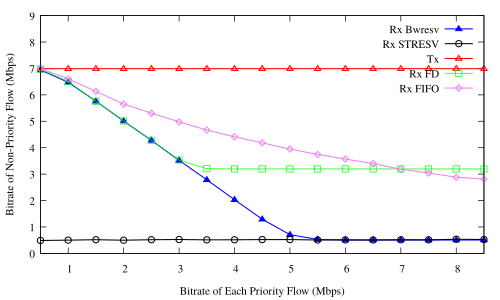

The gnuplot source for this figure:
#! xgp flow_pps.dat
# Created the Fri Dec  8 02:30:12 CET 2017 with:
#   ____________________________
#  /                            \
# /        xgp        __________/
# \__________________/.:nonsns:.
#
 
#-------------------------------------
# SHAPES:
# (c)ircle  (t)riangle (i)nv.tri.
#           (d)iamond  (s)quare
# FILLING:
# (f)illed  (o)paque  (e)mpty (default)
#-------------------------------------
   s=4  ; es=s  ; fs=s+1 ; os=s+66
   c=6  ; ec=c  ; fc=c+1 ; oc=os+1
   t=8  ; et=t  ; ft=t+1 ; ot=oc+1
   i=10 ; ei=i  ; fi=i+1 ; oi=ot+1
   d=12 ; ed=d  ; fd=d+1 ; od=oi+1
   p=14 ; ep=p  ; fp=p+1 ; op=od+1
#-------------------------------------
#  e.g.:  
#  empty circles vs filled squares
#  plot "file" u 1:3 w p pt ec, 
#           "" u 1:4 w lp pt fs
#-------------------------------------

#Happy gnuplotting
#ty=ARG1
set out "rx_new_1.pdf"
#set out "rx_detnet.pdf"
#set out "rx_fifo.pdf"
set term pdf font "Times,12"
#set terminal X11 enhanced font "courier 10 pitch, 16" size 1300,1000

set pointsize 0.75

set key top right
#set ylabel "Per flow rate [pps]"
#set title "Priority Bandwidth reservation Output (21Mbps Input link and 10Mbps Output link)\nPriority Bandwidth Sharing\n10 Detnet Flows and 2 Other heavy flows\nExplicit Bandwidth Reservation for Detnet Flows (Flows send their bandwidth requirement)\n and the remaining availble bandwidth is fairly shared by other flows."
#set title "Fifo Queue Output (21Mbps Input link and 10Mbps Output link)\n10 Detnet Flows and 2 Other heavy flows"

set xlabel "Bitrate of Each Priority Flow (Mbps)"
set xtics 1


#set ytics 0.1
#set boxwidth 0.5
#set style fill solid
#set ytics nomirror
#set y2tics
#set yrange [0:5]
#set y2range [0:6000]

set ylabel "Bitrate of Non-Priority Flow (Mbps)"

#set y2label "Flow Weight"
#set format y "%.t^.10^%T"
#set ytics 200000
#set yran [1e3:]
#min(a,b)=a<b?a:b
#stats 	'flow_pps.dat'	every ::1 using 1 nooutput
#total=int(STATS_sum)
#print("Total Throughput")
#print(total)
#f(x)=total


set yrange [0:9]
#set ytics nomirror
#set y2range [0:0.1]
#set y2label "Average End-to-End Latency (Secs)\nof Received Packets"
#set y2tics 0.01
set ytics 1
set xrange [0.5:8.5]

#t = 3000.0 / 1024
#set arrow 1 from 0,5 to 10,5 nohead dt "-"

#set label "(DetnetFlow)" at 0.8,-0.8
#set label "(DetnetFlow)" at 1.6,-0.8
#set label "(DetnetFlow)" at 2.6,-0.8

#set arrow 2 from 4.5,3 to 4.5,3.5
#set label "Bw Reservation\nPer Detnet flow" at 4,4



plot \
'<cat rx_bwresv_flow_1.dat'	u ($2)/1000:($6)/1000 t 'Rx Bwresv' axes x1y1 with linespoints lw 1.5 pt ft lc rgb "blue",\
'<cat rx_stresv_flow_1.dat'	u ($2)/1000:($6)/1000 t 'Rx STRESV' axes x1y1 with linespoints lw 1.5 pt ec lc rgb "black",\
'<cat tx_bwresv_flow_1.dat'	u ($2)/1000:($6)/1000 t 'Tx' axes x1y1 with linespoints lw 1.5 pt et lc rgb "red",\
'<cat rx_fd_flow_1.dat'		u ($2)/1000:($6)/1000 t 'Rx FD' axes x1y1 with linespoints lw 1 pt es lc rgb "green",\
'<cat rx_ared_flow_1.dat'	u ($2)/1000:($6)/1000 t 'Rx ARED' axes x1y1 with linespoints lw 1.5 pt ed lc rgb "violet"
'<cat rx_fifo_flow_1.dat'	u ($2)/1000:($6)/1000 t 'Rx FIFO' axes x1y1 with linespoints lw 1.5 pt ed lc rgb "violet"




#'<cat rx_bwresv_full_sort.dat'	u ($0+1):($4)/1000 t 'Rx Bwresv' axes x1y1 with linespoints lw 2 lc rgb "blue" pt ec ps 1,\
#'<cat rx_stresv_full_sort.dat'	u ($0+1):($4)/1000 t 'Rx STRESV' axes x1y1 with linespoints lw 1.5 pt et lc rgb "blue",\
#'<cat tx_bwresv_full_sort.dat'	u ($0+1):($4)/1000 t 'Tx' axes x1y1 with linespoints lw 2 lc rgb "blue" pt fs,\
#'<cat rx_bwresv_low_sort.dat'	u ($0+1):($4)/1000 t 'Rx Bwresv' axes x1y1 with linespoints lw 2 lc rgb "black" pt ec ps 1,\
#'<cat rx_stresv_low_sort.dat'	u ($0+1):($4)/1000 t 'Rx STRESV' axes x1y1 with linespoints lw 1.5 pt et lc rgb "black",\
#'<cat tx_bwresv_low_sort.dat'	u ($0+1):($4)/1000 t 'Tx' axes x1y1 with linespoints lw 2 lc rgb "black" pt fs

#'<cat rx_bwresv_mid_sort.dat'	u ($0+1):($4)/1000 t 'Rx Bwresv' axes x1y1 with linespoints lw 2 lc rgb "red" pt ec ps 1,\
#'<cat rx_stresv_mid_sort.dat'	u ($0+1):($4)/1000 t 'Rx STRESV' axes x1y1 with linespoints lw 1.5 pt et lc rgb "red",\
#'<cat tx_bwresv_mid_sort.dat'	u ($0+1):($4)/1000 t 'Tx' axes x1y1 with linespoints lw 2 lc rgb "red" pt fs,\
#'<cat rx_bwresv_low_sort.dat'	u ($0+1):($4)/1000 t 'Rx Bwresv' axes x1y1 with linespoints lw 2 lc rgb "black" pt ec ps 1,\
#'<cat rx_stresv_low_sort.dat'	u ($0+1):($4)/1000 t 'Rx STRESV' axes x1y1 with linespoints lw 1.5 pt et lc rgb "black",\
#'<cat tx_bwresv_low_sort.dat'	u ($0+1):($4)/1000 t 'Tx' axes x1y1 with linespoints lw 2 lc rgb "black" pt fs

#'< cat delay_bwresv_full.dat | head -n6'    u ($2):($4)  t 'Delay BwResv'  axes x1y2 with lp lw 2 lc rgb "blue" pt ec,\
#'< cat delay_stresv_full.dat | head -n6'    u ($2):($4)  t 'Delay StResv'  axes x1y2 with lp lw 1.5 lc rgb "black" pt ei


#'<cat rx_ared_10.dat'	u ($2):($4)/1000 t 'Rx ARED' axes x1y1 with linespoints lw 2,\
#'<cat rx_codel_10.dat'	u ($2):($4)/1000 t 'Rx CODEL' axes x1y1 with linespoints lw 2,\

#'< cat rx.dat | tail -n 19'    u ($0+1):($2)/1000     notitle axes x1y1 with steps lc rgb "green" lw 2,\
#'< cat rx.dat | tail -n 19'    u ($0+1):($5+50)/1000  notitle     axes x1y1 with steps lc rgb "brown" lw 2,\
#'< cat rx.dat | tail -n 19'    u ($0+1):($8)/1000     notitle  axes x1y1 with steps lc rgb "black" lw 2,\
#'< cat rx.dat | tail -n 19'    u ($0+1):($11)/1000    notitle   axes x1y1 with steps lc rgb "red" lw 2,\
#'< cat rx.dat | tail -n 19'    u ($0+1):($14)/1000    notitle   axes x1y1 with steps lc rgb "blue" lw 2,\
#'< cat rx.dat | tail -n 19'    u ($0+1):($17)/1000    notitle    axes x1y1 with steps lc rgb "orange" lw 2,\
#'< cat rx.dat | tail -n 19'    u ($0+1):($2)/1000      t 'Rx Other-1'    axes x1y1 with points lc rgb "green" lw 2,\
#'< cat rx.dat | tail -n 19'    u ($0+1):($5+50)/1000      t 'Rx Other-2'    axes x1y1 with points lc rgb "brown" lw 2,\
#'< cat rx.dat | tail -n 19'    u ($0+1):($8)/1000      t 'Rx Detnet-1'   axes x1y1 with points lc rgb "black" lw 2,\
#'< cat rx.dat | tail -n 19'    u ($0+1):($11)/1000      t 'Rx Detnet-2'  axes x1y1 with points lc rgb "red" lw 2,\
#'< cat rx.dat | tail -n 19'    u ($0+1):($14)/1000      t 'Rx Detnet-3'  axes x1y1 with points lc rgb "blue" lw 2,\
#'< cat rx.dat | tail -n 19'    u ($0+1):($17)/1000      t 'Rx Total'  axes x1y1 with points lc rgb "orange" lw 2

#'< cat rx.dat | tail -n 19'    u ($0+1):($2)/1000      t 'Rx Other-1'    axes x1y1 with lp ls 3 lc rgb "green" lw 2,\
#'< cat rx.dat | tail -n 19'    u ($0+1):($5+50)/1000      t 'Rx Other-2'    axes x1y1 with lp lc rgb "brown" lw 2,\
#'< cat rx.dat | tail -n 19'    u ($0+1):($8)/1000      t 'Rx Detnet-1'   axes x1y1 with lp lc rgb "black" lw 2,\
#'< cat rx.dat | tail -n 19'    u ($0+1):($11)/1000      t 'Rx Detnet-2'  axes x1y1 with lp lc rgb "red" lw 2,\
#'< cat rx.dat | tail -n 19'    u ($0+1):($14)/1000      t 'Rx Detnet-3'  axes x1y1 with lp lc rgb "blue" lw 2,\
#'< cat rx.dat | tail -n 19'    u ($0+1):($17)/1000      t 'Rx Total'  axes x1y1 with lp lc rgb "orange" lw 2

#'< cat rx.dat | tail -n 19'    u ($0+1):($2)/1000      t 'Rx Other-1'    axes x1y1 with lp ls 3 lc rgb "green" lw 2,\
#'< cat rx.dat | tail -n 19'    u ($0+1):($8+10)/1000      t 'Rx Other-2'    axes x1y1 with lp lc rgb "orange" lw 2,\
#'< cat rx.dat | tail -n 19'    u ($0+1):($5)/1000      t 'Rx Detnet-1'   axes x1y1 with lp lc rgb "black" lw 2,\
#'< cat rx.dat | tail -n 19'    u ($0+1):($11)/1000      t 'Rx Detnet-2'  axes x1y1 with lp lc rgb "black" lw 2,\
#'< cat rx.dat | tail -n 19'    u ($0+1):($14)/1000      t 'Rx Detnet-3'  axes x1y1 with lp lc rgb "black" lw 2,\
#'< cat rx.dat | tail -n 19'    u ($0+1):($17)/1000      t 'Rx Detnet-4'  axes x1y1 with lp lc rgb "black" lw 2,\
#'< cat rx.dat | tail -n 19'    u ($0+1):($20)/1000      t 'Rx Detnet-5'  axes x1y1 with lp lc rgb "black" lw 2,\
#'< cat rx.dat | tail -n 19'    u ($0+1):($23)/1000      t 'Rx Detnet-6'  axes x1y1 with lp lc rgb "black" lw 2,\
#'< cat rx.dat | tail -n 19'    u ($0+1):($26)/1000      t 'Rx Detnet-7'  axes x1y1 with lp lc rgb "black" lw 2,\
#'< cat rx.dat | tail -n 19'    u ($0+1):($29)/1000      t 'Rx Detnet-8'  axes x1y1 with lp lc rgb "black" lw 2,\
#'< cat rx.dat | tail -n 19'    u ($0+1):($32)/1000      t 'Rx Detnet-9'  axes x1y1 with lp lc rgb "black" lw 2,\
#'< cat rx.dat | tail -n 19'    u ($0+1):($35)/1000      t 'Rx Detnet-10' axes x1y1 with lp lc rgb "black" lw 2,\
#'< cat rx.dat | tail -n 19'    u ($0+1):($38)/1000      t 'Rx Total'  axes x1y1 with lp lc rgb "red" lw 2	 
#pause 0.5
#reread

#plot \
#'< cat exp_10flows_rx.dat'    u ($0+1)*10:($2)      t 'Rx Detnet-1'  axes x1y1 with #lp pt 4 lc rgb "blue",\
#'< cat exp_10flows_rx.dat'    u ($0+1)*10:($5)      t 'Rx Detnet-2'  axes x1y1 with line  #lp pt 7 lc rgb "blue",\
#'< cat exp_10flows_rx.dat'    u ($0+1)*10:($8)      t 'Rx Detnet-3'  axes x1y1 with lp pt 8 lc rgb "red",\
#'< cat exp_10flows_rx.dat'    u ($0+1)*10:($11)      t 'Rx Detnet-4'  axes x1y1 with lp pt 11 lc rgb "red"
#'< sort -rnk1 /home/vk/FAIRDROP_BW_MASTER/NETWORKING_FAIRDROP_BW_1.0/plots/flow_pps.dat'	u ($0+1):($1/1000000)   	t 'Networking Alpha-1.0'  axes x1y1 with lp pt 4 lc rgb "black",	\
#'< sort -rnk1 /home/vk/FAIRDROP_BW_MASTER/ACT_FAIRDROP_BW_1.0/plots/flow_pps.dat'    u ($0+1):($1/1000000)      t 'Act Alpha-1.0'  axes x1y1 with lp pt 4 lc rgb "blue",    \
#'< sort -rnk1 /home/vk/FAIRDROP_BW_MASTER/NETWORKING_FAIRDROP_BW_0.4/plots/flow_pps.dat'    u ($0+1):($1/1000000)       t 'Networking Alpha-0.4'  axes x1y1 with lp pt 6 lc rgb "black", \
#'< sort -rnk1 /home/vk/FAIRDROP_BW_MASTER/ACT_FAIRDROP_BW_0.4/plots/flow_pps.dat'    u ($0+1):($1/1000000)      t 'Act Alpha-0.4'  axes x1y1 with lp pt 6 lc rgb "blue",    \
#'< sort -rnk1 /home/vk/FAIRDROP_BW_MASTER/NETWORKING_FAIRDROP_BW_0.1/plots/flow_pps.dat'    u ($0+1):($1/1000000)       t 'Networking Alpha-0.1'  axes x1y1 with lp pt 8 lc rgb "black", \
#'< sort -rnk1 /home/vk/FAIRDROP_BW_MASTER/ACT_FAIRDROP_BW_0.1/plots/flow_pps.dat'    u ($0+1):($1/1000000)      t 'Act Alpha-0.1'  axes x1y1 with lp pt 8 lc rgb "blue",    \

#'/home/vk/NOFAIRDROP_BW_RESULTS/plots/flow_pps.dat'  u ($0+1):($1/1000000) t 'Taildrop'   axes x1y1 with boxes lc rgb "violet"

#'flow_pps.dat'  u ($0+1+0.25):(f($1)/1000000)           t 'Per Flow Throughput'  axes x1y1 with boxes
